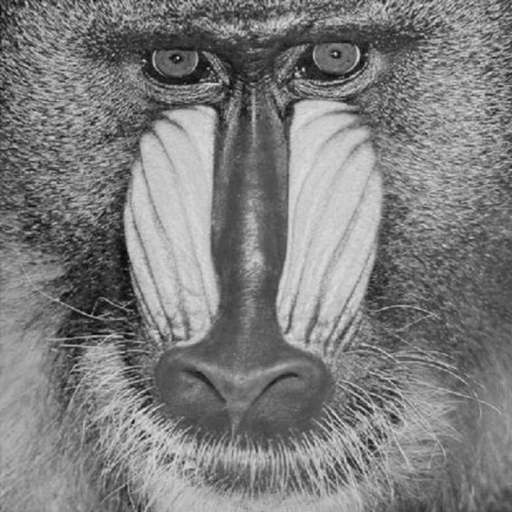
#> input picture img/mandril_gray.png, 512 x 512 px
$ jupyter execute --allow-errors muml_bv_01d.ipynb
#> lines starting #> are read from the running program, lines starting #| are printed output that depends on the picture
# MuML/BV - Kapitel 1d: Bilder und Bildeigenschaften

[cell 1]
# Bibliotheken einbinden
import cv2
import numpy as np
import matplotlib.pyplot as plt

[cell 2]
# Bilder laden
file_monke = "../../img/mandril_gray.png"
file_color_wheel = "../../img/color_wheel.png"

img_monke = cv2.imread(file_monke)
#> img_monke is the input picture: shape (512, 512, 3); min 0, max 224, mean 125.4
img_color_wheel = cv2.imread(file_color_wheel)
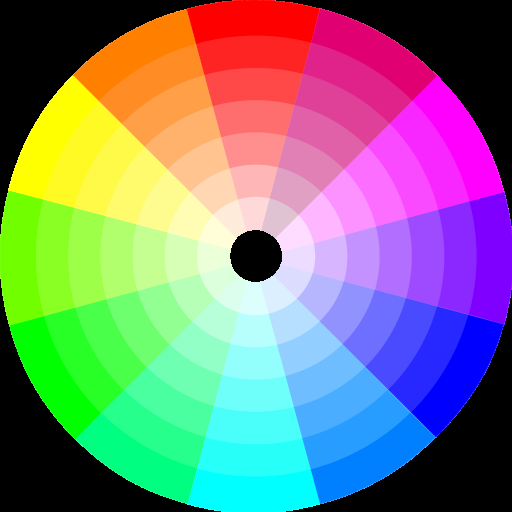
#> input picture img/color_wheel.png, 512 x 512 px
#> img_color_wheel is the input picture: shape (512, 512, 3); mean B, G, R 127.2, 128, 126.3

Ein Python-Algorithmus zum invertieren eines 8-bit-Bildes:

[cell 3]
def MyInvert(src):
    # Zielbild anlegen
    dst = np.copy(src)

    # Größe des Quellbildes bestimmen
    ysize = src.shape[0]
#> ysize = 512
    xsize = src.shape[1]
#> xsize = 512
    for y in range(1,ysize-1):
        for x in range(1,xsize-1):
            dst[y][x] = 255 - src[y][x]
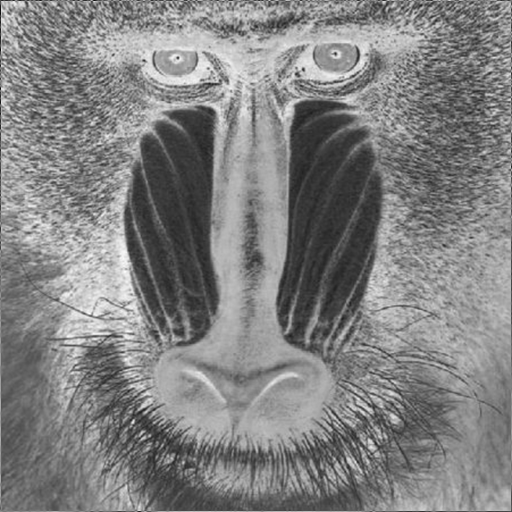
#> dst: shape (512, 512, 3); min 11, max 255, mean 129.4
    return dst

[cell 4]
inverted = MyInvert(img_monke)

plt.imshow(img_monke)
plt.title('Original Monke')
plt.axis('off')
plt.show()

plt.imshow(inverted)
plt.title('Inverted Monke')
plt.axis('off')
plt.show()

### Übung 1
Geben Sie einen Algorithmus an, der die Graustufen eines 8-bit Grauwertbildes auf 16 Graustufen reduziert.

#> (a cell that did not finish here is left out)

### Übung 2
Geben Sie einen Algorithmus an, der ein 8-bit Grauwertbild dadurch glättet, dass der Grauwert eines Bildpunktes (x,y) durch den Mittelwert über seine 8-er Nachbarschaft ersetzt wird.

[cell 6]
# [29 lines left out: function smoothWithMean8Neighborhood, not called in this run]

def smoothWithMean8Neighborhood_alt(src, k_len):
    """
    Das Bild wird, wie bekannt, in zwei Schleifen pixelweise durchlaufen.
    Für jeden Pixel wird die Nachbarschaft rund um den Pixel mittels Slicing-Operator definiert.
    Die Nachbarschaftsgrenzen mit min und max so gesetzt, dass sie nicht über den Bildrand hinaus laufen.
    Der Mittelwert der Nachbarschaft wird einfach mit np.mean berechnet.
    """
#> called with k_len = 69
    dst = np.zeros_like(src, dtype=float)
    k_half = k_len // 2
    height, width, _ = dst.shape
#> height = 512; width = 512

    for i in range(height):
        for j in range(width):
            # Dynamisch Nachbarschaftsgrenzen berechnen, sodass wir nicht über den Bildrand hinausgehen
            i_min = max(i - k_half, 0)
            i_max = min(i + k_half + 1, height)
            j_min = max(j - k_half, 0)
            j_max = min(j + k_half + 1, width)

            neighborhood = src[i_min:i_max, j_min:j_max]
            dst[i, j] = np.mean(neighborhood)
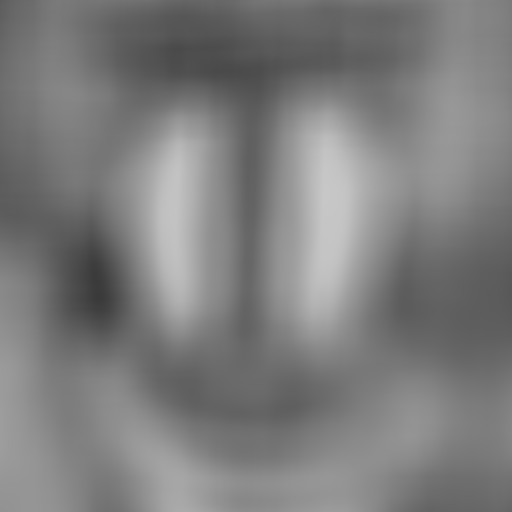
#> dst: shape (512, 512, 3) float64; min 58.57, max 199.4, mean 125.4
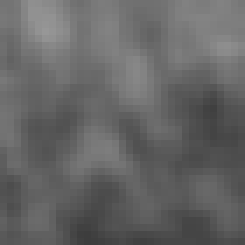
#> neighborhood: shape (35, 35, 3) (shown 7 times larger); min 61, max 151, mean 101.4

    return dst.astype(np.uint8)

[cell 7]
# Nur für alle Fälle auch noch der Code für ne 4er-Nachbarschaft

# [20 lines left out: function smoothWithMean4Neighborhood, not called in this run]

[cell 8]
k_len = 69
# smooth = smoothWithMean8Neighborhood(img_monke, k_len)
smooth = smoothWithMean8Neighborhood_alt(img_monke, k_len)

plt.imshow(img_monke)
plt.title('Original Monke')
plt.axis('off')
plt.show()

plt.imshow(smooth)
plt.title('Smooth Monke')
plt.axis('off')
plt.show()

## Übung 3
Geben Sie einen Algorithmus an, der den Kontrast eines Bildes entsprechend eines als Parameter übergebenden Verstärkungsfaktors verändert.

[cell 9]
def changeContrast(src, factor):
    """
    Kontrastverstärkung durch lineare Transformation
    Die Grauwerte werden relativ zum Mittelwert verschoben.
    Formel: new_val = alpha * (val - mean) + mean
    """
#> called with factor = 2
    dst = np.copy(src).astype(float)
    height, width, _ = dst.shape
#> height = 512; width = 512

    mean = np.mean(dst)
#> mean = 125.4

    for i in range(height):
        for j in range(width):
            dst[i, j] = factor * (dst[i, j] - mean) + mean
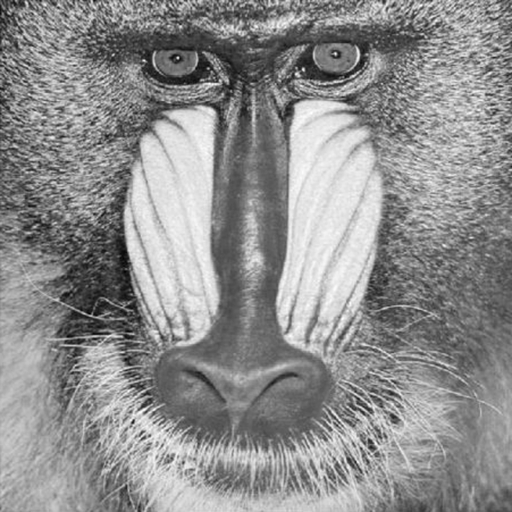
#> dst: shape (512, 512, 3) float64; min -125.4, max 322.6, mean 125.4; drawn with min black and max white

    return dst.astype(np.uint8)
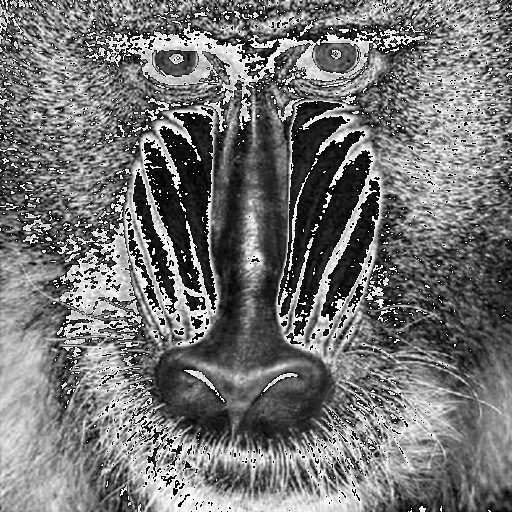
#> returned value: shape (512, 512, 3); min 0, max 255, mean 115.9

[cell 10]
contrast_changed = changeContrast(img_monke, 2)

plt.imshow(img_monke)
plt.title('Original Monke')
plt.axis('off')
plt.show()

plt.imshow(contrast_changed)
plt.title('This monke has seen things you people wouldn\'t believe')
plt.axis('off')
plt.show()

## Übung 4
Geben Sie einen Algorithmus an, der das Histogramm eines Bildes berechnet.

[cell 11]
def calcGrayHist(src):
    height, width = src.shape
#> height = 512; width = 512
    hist = [0] * 256

    for i in range(height):
        for j in range(width):
            hist[src[i, j]] += 1

    return hist

def calcColorHist(src):
    height, width, channel = src.shape
    hist = [[0] * 256 for _ in range(channel)]

    for c in range(channel):
        for i in range(height):
            for j in range(width):
                hist[c][src[i, j, c]] += 1

    return hist

[cell 12]
# Graustufen-Histogramm plotten
gray_img = cv2.cvtColor(img_monke, cv2.COLOR_BGR2GRAY)
gray_hist = calcGrayHist(gray_img)
#> gray_hist = 256 values, max 2309 at index 89, min 0 at index 1, mean 1024

plt.figure()
plt.plot(gray_hist, color='black')
plt.title('Graustufen-Histogramm')
plt.xlabel('Grauwert')
plt.ylabel('Häufigkeit')
plt.show()
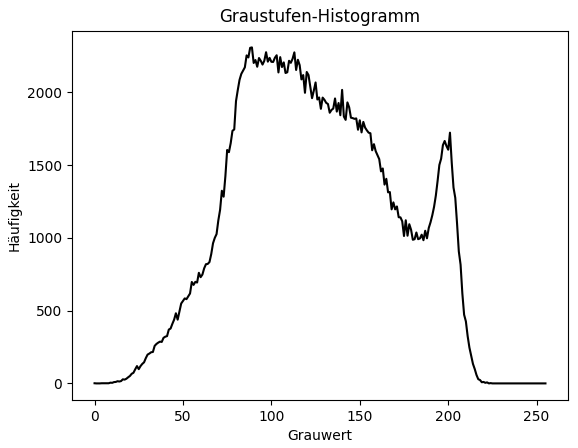
#> figure drawn by matplotlib, 1 panel; curve peaks at x = 89, y = 2309

# Farb-Histogramm plotten
color_hist = calcColorHist(img_color_wheel)
#> color_hist = 3 items
colors = ['red', 'green', 'blue']

plt.figure(figsize=(11, 9))
for c in range(3):
    plt.subplot(2, 2, c+1)
    plt.plot(color_hist[c], color=colors[c])
    plt.title(f'Farb-Histogramme: Kanal {colors[c]}')
    plt.xlabel('Intensität')
    plt.ylabel('Häufigkeit')
plt.show()
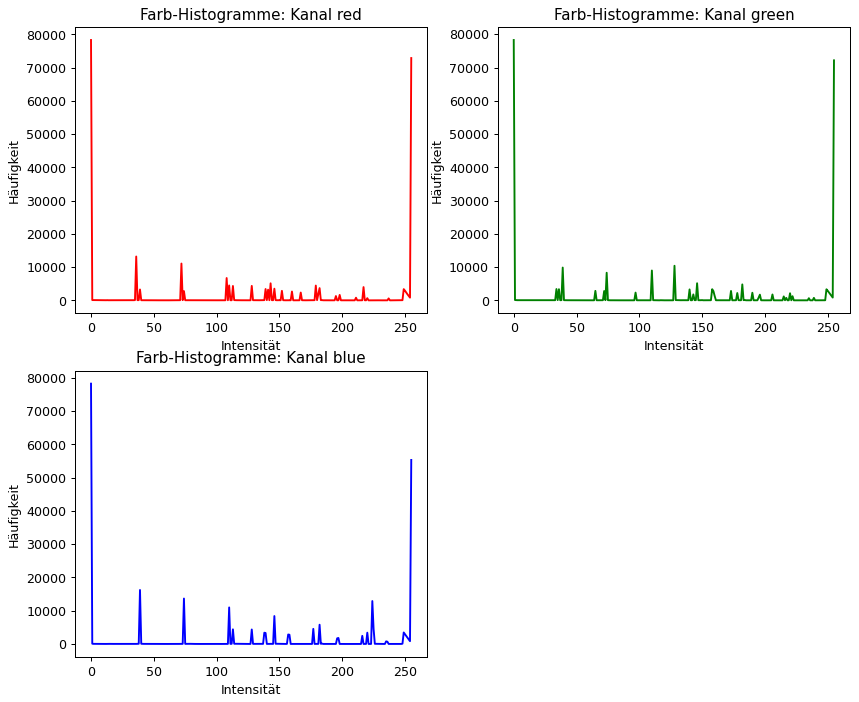
#> figure drawn by matplotlib, 3 panels; panel 1: curve peaks at x = 0, y = 78297; panel 2: curve peaks at x = 0, y = 78282; panel 3: curve peaks at x = 0, y = 78254
